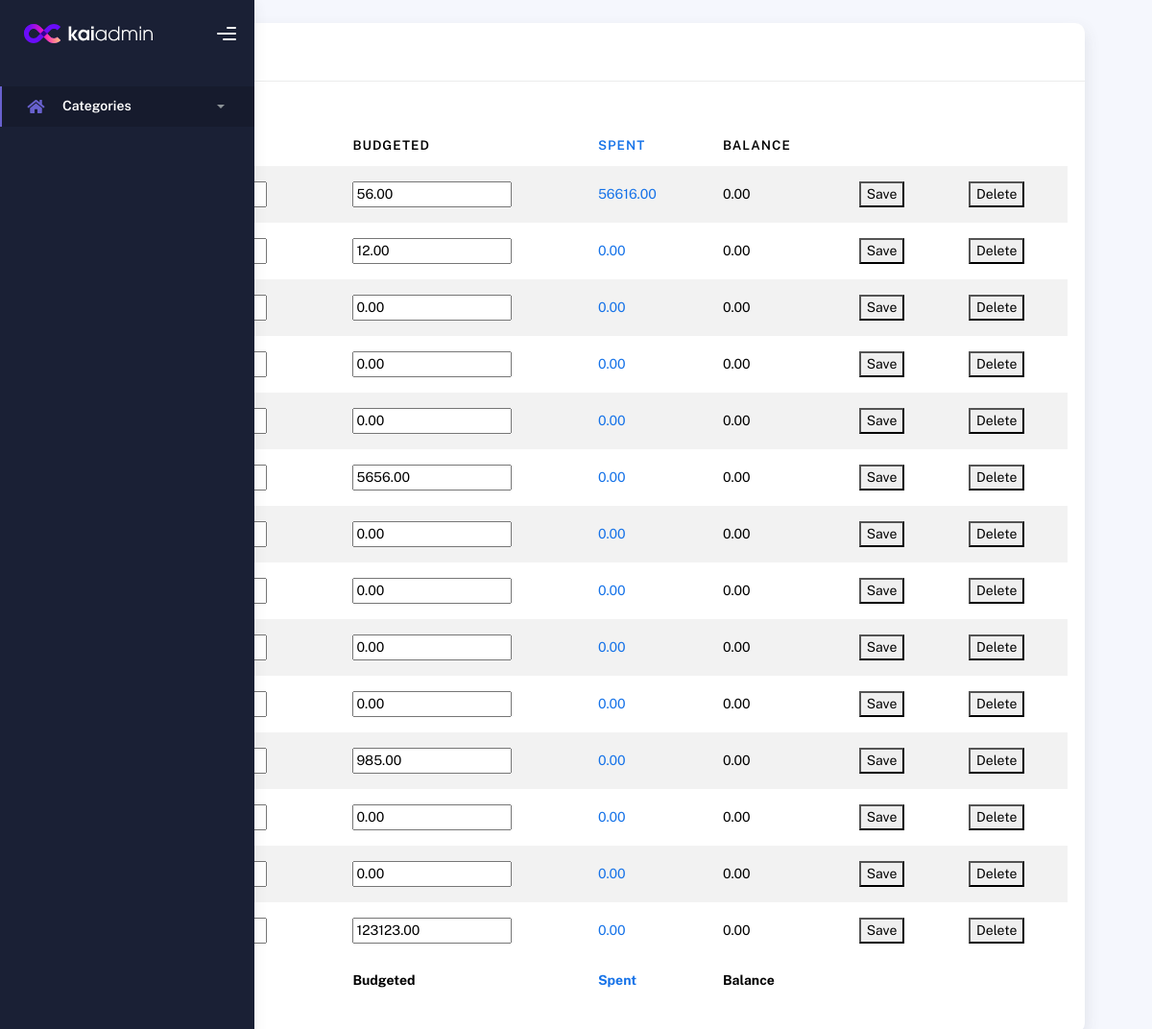
The app's page /dashboard/summary/ (signed in), older data.
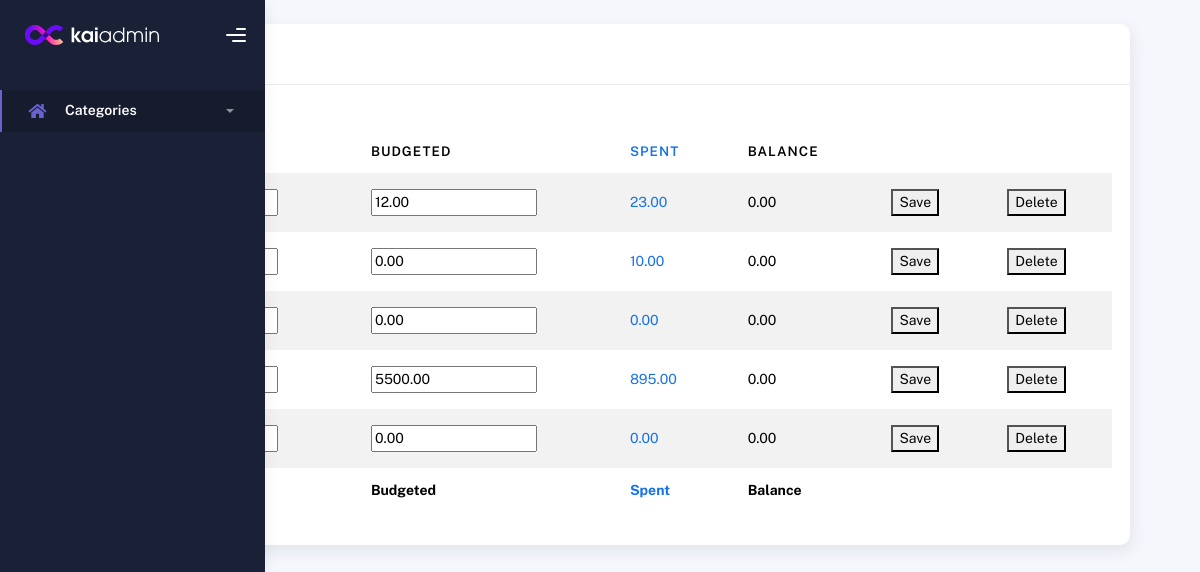
The same page, newer data.
### bucketapp/models.py (models this page shows, shortened)
class Category(models.Model):
    category_id = models.BigAutoField(primary_key=True)  # Auto-incrementing primary key field
    category_user = models.ForeignKey(User, on_delete=models.CASCADE)  # Foreign key linking to the User model,
    category_name = models.CharField(max_length=15)  # CharField for the category name with a max length of 15
    category_privacy = models.BooleanField()  # Boolean field indicating if the category is private
    budgeted = models.DecimalField(max_digits=10, decimal_places=2, default=0.0)  # Decimal field for the budgeted
    spent = models.DecimalField(max_digits=10, decimal_places=2, default=0.0)  # Decimal field for the amount spent
    balance = models.DecimalField(max_digits=10, decimal_places=2, default=0.0)  # Decimal field for the balance

### bucketapp/views/management/category.py (the view, shortened to what this page needs)
# urls.py: path('dashboard/summary/', CategoryView.as_view(), name='summary'),
class CategoryView(View, LoginRequiredMixin):
    def __init__(self, **kwargs):
        super().__init__(**kwargs)
        self.template_name = 'bucketapp/category.html'  # Define the template to be used for rendering
        self.function_mapping = {
            "save": self.save_category,
            "add_new": self.add_new_category,
            "delete": self.delete_category,
        }
    def get(self, request):
        category_records = Category.objects.filter(category_user=request.user)
        return render(request, self.template_name, {
            'category_records': category_records,
        })

### bucketapp/context_processors.py (called while the page is built)
def get_links():
    links = {
        "authenticated": {
            'Log out': reverse('logout'),
            'Onetime Payment': reverse('add_onetime_payment'),
            'Repeated Payment': reverse('add_repeated_payment'),
            'Summary': reverse('summary'),
        },
        "unauthenticated": {
            'Log in': reverse('login'),
            'Sign Up': reverse('signup')
        }
    }
    return links

def get_uni_access_links(request):
    links = get_links()
    if request.user.is_authenticated:
        access_links = links["authenticated"]
    else:
        access_links = links["unauthenticated"]
    return {'u_links': access_links}

### bucketapp/templates/bucketapp/category.html (shortened to what this page needs)
{% extends 'bucketapp/reusable/header.html' %}
{% block page %}Categories{% endblock %}
{% block content %}
<div class="container">
  <div class="page-inner">
    <div class="page-header">
      <div class="col-md-12">
        <div class="card">
          <div class="card-header">
            <h4 class="card-title">Categories</h4>
          </div>
          <div class="card-body">
            <div class="table-responsive">
                <form method="post">
                    <button name="submit" value="add_new">Add new</button>
                </form>
              <table id="multi-filter-select" class="display table table-striped table-hover">
                <thead>
                    <tr>
                        <th>Category</th>
                        <th>Budgeted</th>
                        <th><a href="{% url 'summary' %}">Spent</a></th>
                        <th>Balance</th>
                    </tr>
                </thead>
                <tfoot>
                    <tr>
                        <th>Category</th>
                        <th>Budgeted</th>
                        <th><a href="{% url 'summary' %}">Spent</a></th>
                        <th>Balance</th>
                    </tr>
                </tfoot>
                <tbody>
                    {% for category in category_records %}
                        <tr>
                            <form method="post">
                                <td>
                                </td>
                                <td>
                                    <input type="number" name="budgeted" value="{{ category.budgeted }}" />
                                </td>
                                <td>
                                    <a href="{% url 'summary' %}" >{{ category.spent }}</a>
                                </td>
                                <td>
                                    {{ category.balance }}
                                </td>
                                <td>
                                    <button name="submit" value="save">Save</button>
                                </td>
                                <td>
                                    <button name="submit" value="delete">Delete</button>
                                </td>
                            </form>
                        </tr>
                    {% endfor %}
                </tbody>
              </table>
            </div>
          </div>
        </div>
      </div>
    </div>
  </div>
</div>
{% endblock %}

### bucketapp/templates/bucketapp/reusable/header.html (shortened to what this page needs)
<!DOCTYPE html>
<html lang="en">
<head>
  {% load static %}
  <link rel="stylesheet" href="{% static 'css/bootstrap.min.css' %}" />
  <link rel="stylesheet" href="{% static 'css/plugins.min.css' %}" />
  <link rel="stylesheet" href="{% static 'css/kaiadmin.min.css' %}" />
  <link rel="stylesheet" href="{% static 'css/demo.css' %}" />
</head>
<body>
  <div class="wrapper">
    <div class="sidebar" data-background-color="dark">
      <div class="sidebar-logo">
        <div class="logo-header" data-background-color="dark">
          <a href="index.html" class="logo">
            <img
              src="{% static 'img/kaiadmin/logo_light.svg' %}"
              alt="navbar brand"
              class="navbar-brand"
              height="20"
            />
          </a>
          <div class="nav-toggle">
            <button class="btn btn-toggle toggle-sidebar">
              <i class="gg-menu-right"></i>
            </button>
          </div>
        </div>
      </div>
      <div class="sidebar-wrapper scrollbar scrollbar-inner">
        <div class="sidebar-content">
          <ul class="nav nav-secondary">
            <li class="nav-item active">
              <a data-bs-toggle="collapse" href="#dashboard" class="collapsed"
                aria-expanded="false">
                <i class="fas fa-home"></i>
                <p>{% block page%} {% endblock %}</p>
                <span class="caret"></span>
              </a>
            </li>
          </ul>
        </div>
      </div>
  </div>
    {% block content %}{% endblock %}
</body>
</html>

Row changes from the older to the newer data that the page shows:
removed Category: budgeted "56.00", spent "56616.00", balance "0.00"
removed Category: budgeted "5656.00", spent "0.00", balance "0.00"
removed Category: budgeted "0.00", spent "0.00", balance "0.00"
removed Category: budgeted "0.00", spent "0.00", balance "0.00"
removed Category: budgeted "0.00", spent "0.00", balance "0.00"
removed Category: budgeted "0.00", spent "0.00", balance "0.00"
removed Category: budgeted "985.00", spent "0.00", balance "0.00"
removed Category: budgeted "0.00", spent "0.00", balance "0.00"
removed Category: budgeted "0.00", spent "0.00", balance "0.00"
removed Category: budgeted "123123.00", spent "0.00", balance "0.00"
changed Category (number 1 of 5 on the later page): spent "0.00" → "23.00"
changed Category (number 2 of 5 on the later page): spent "0.00" → "10.00"
added Category: budgeted "5500.00", spent "895.00", balance "0.00"
